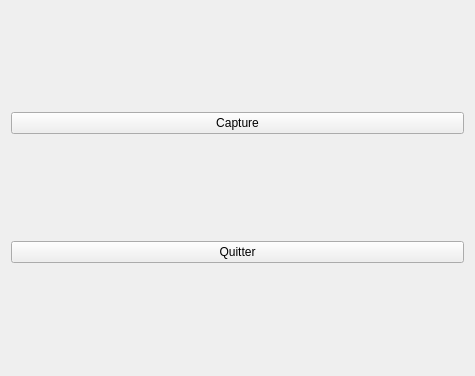
<?xml version="1.0" encoding="UTF-8"?>
<ui version="4.0">
 <class>Widget</class>
 <widget class="QWidget" name="Widget">
  <property name="geometry">
   <rect>
    <x>0</x>
    <y>0</y>
    <width>475</width>
    <height>376</height>
   </rect>
  </property>
  <property name="windowTitle">
   <string>Widget</string>
  </property>
  <layout class="QGridLayout" name="gridLayout">
   <item row="0" column="0">
    <widget class="QPushButton" name="pushButton_Capturer">
     <property name="text">
      <string>Capture</string>
     </property>
    </widget>
   </item>
   <item row="1" column="0">
    <widget class="QPushButton" name="pushButton_quitter">
     <property name="text">
      <string>Quitter</string>
     </property>
    </widget>
   </item>
  </layout>
 </widget>
 <layoutdefault spacing="6" margin="11"/>
 <resources/>
 <connections>
  <connection>
   <sender>pushButton_quitter</sender>
   <signal>clicked()</signal>
   <receiver>Widget</receiver>
   <slot>close()</slot>
   <hints>
    <hint type="sourcelabel">
     <x>246</x>
     <y>244</y>
    </hint>
    <hint type="destinationlabel">
     <x>280</x>
     <y>301</y>
    </hint>
   </hints>
  </connection>
 </connections>
</ui>
